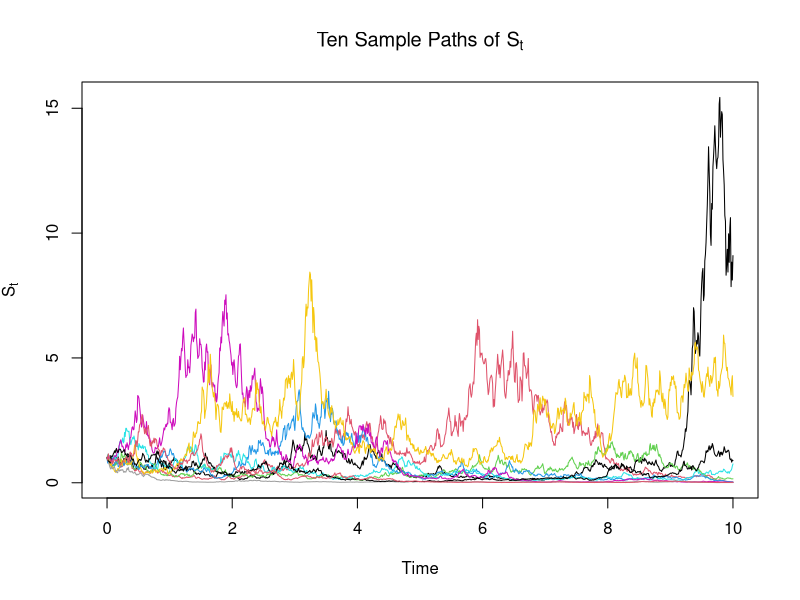
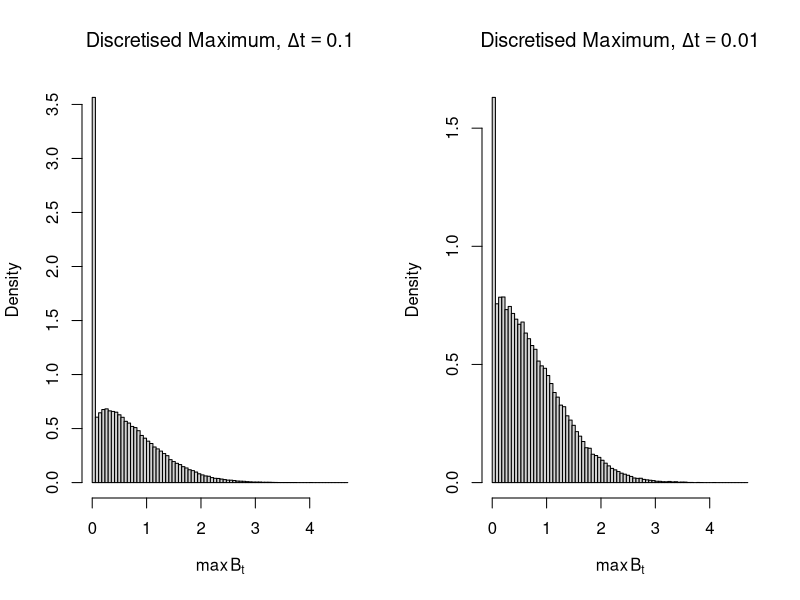
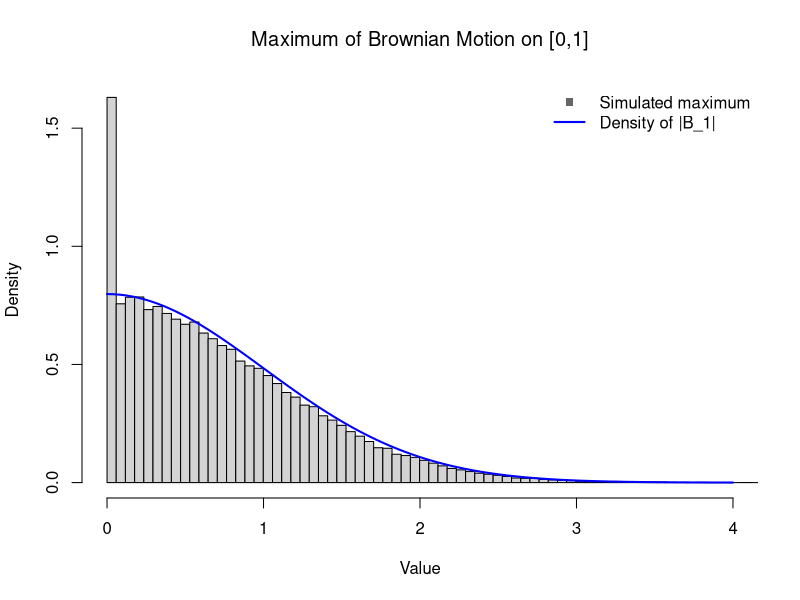
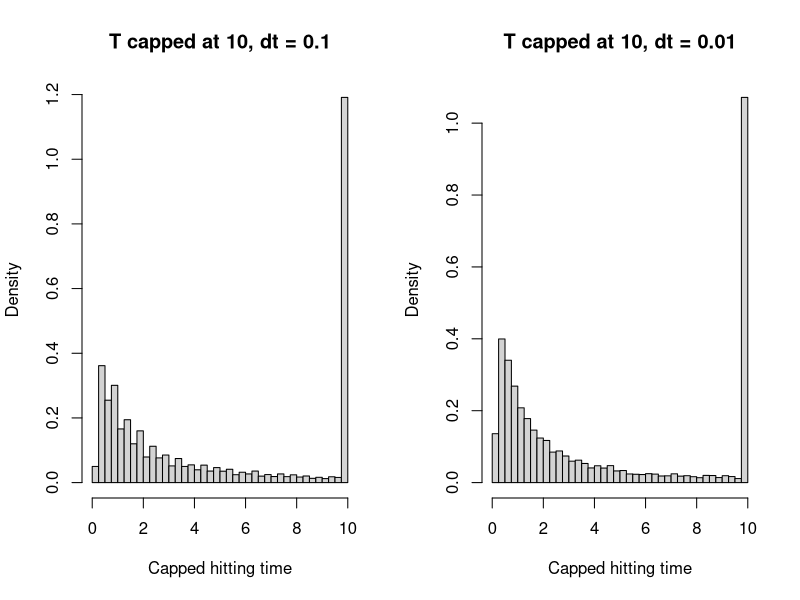
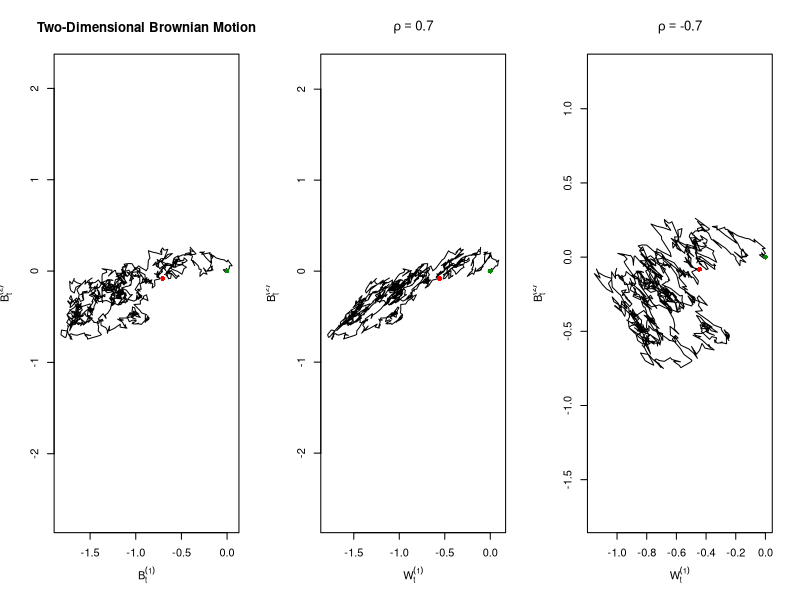

These figures' R source, in order:
####### Problem 3.5: Simulation exercise: Brownian motion and hitting times #######

# Set a seed to make the simulations reproducible.
set.seed(1234)


#### Helper function: Brownian motion simulator ####

# Simulate N Brownian paths on [0, ttm] using time-step size dt.
# The returned matrix has one path per row and includes B_0 = 0.
sim_bm <- function(N, ttm, dt) {
  K <- as.integer(round(ttm / dt))

  increments <- matrix(
    rnorm(N * K, mean = 0, sd = sqrt(dt)),
    nrow = N,
    ncol = K
  )

  paths <- t(apply(increments, 1, cumsum))
  cbind(0, paths)
}


#### Question (a): The process S_t = exp(B_t - t/4) ####

## Question (a)(i): Simulate and plot ten sample paths ##

number_of_paths <- 10
ttm_s <- 10
dt_s <- 0.01
K_s <- as.integer(round(ttm_s / dt_s))
time_grid_s <- seq(0, ttm_s, length.out = K_s + 1)

brownian_paths_s <- sim_bm(number_of_paths, ttm_s, dt_s)

# Construct S_t = exp(B_t - t/4) for each Brownian path.
time_component <- matrix(
  time_grid_s / 4,
  nrow = number_of_paths,
  ncol = K_s + 1,
  byrow = TRUE
)

s_paths <- exp(brownian_paths_s - time_component)

matplot(
  time_grid_s,
  t(s_paths),
  type = "l",
  lty = 1,
  col = seq_len(number_of_paths),
  main = expression(paste("Ten Sample Paths of ", S[t])),
  xlab = "Time",
  ylab = expression(S[t])
)

# Although most sample paths eventually become small, occasional paths can
# attain very large values. This reflects the substantial right tail of S_t.


## Question (a)(ii): Estimate E[S_10] ##

N_s <- 10000

# Only B_10 is required to estimate E[S_10], so there is no need to store
# the complete paths. Since B_10 is N(0, 10), simulate the endpoints directly.
b_10 <- rnorm(N_s, mean = 0, sd = sqrt(ttm_s))
s_10 <- exp(b_10 - ttm_s / 4)

estimated_mean_s_10 <- mean(s_10)
theoretical_mean_s_10 <- exp(ttm_s / 4)

cat("\nQuestion (a)(ii)\n")
cat(sprintf("Monte Carlo estimate of E[S_10]: %.4f\n", estimated_mean_s_10))
cat(sprintf("Theoretical value of E[S_10]:    %.4f\n", theoretical_mean_s_10))
cat(sprintf("Sample variance of S_10:         %.4f\n", var(s_10)))

# The theoretical value follows from
#
#   E[S_10] = exp(-10/4) E[exp(B_10)]
#           = exp(-10/4) exp(10/2)
#           = exp(10/4).
#
# The Monte Carlo estimate may vary noticeably because S_10 has high variance.


#### Questions (b) and (c): The maximum of Brownian motion ####

N_max <- 100000
ttm_max <- 1

# Simulate the discretised maximum for a given time-step size without
# retaining the path matrix after the function returns.
simulate_discrete_maximum <- function(N, ttm, dt) {
  paths <- sim_bm(N, ttm, dt)
  apply(paths, 1, max)
}

max_dt_01 <- simulate_discrete_maximum(N_max, ttm_max, 0.1)
max_dt_001 <- simulate_discrete_maximum(N_max, ttm_max, 0.01)


## Question (b): Compare two discretisation ##

# Use common histogram breaks that cover all simulated values.
upper_limit <- ceiling(
  max(c(max_dt_01, max_dt_001)) * 10
) / 10

common_breaks <- seq(
  from = 0,
  to = upper_limit,
  length.out = 81
)

par(mfrow = c(1, 2))

hist(
  max_dt_01,
  breaks = common_breaks,
  probability = TRUE,
  main = expression(
    paste("Discretised Maximum, ", Delta * t == 0.1)
  ),
  xlab = expression(max(B[t])),
  ylab = "Density",
  xlim = c(0, upper_limit)
)

hist(
  max_dt_001,
  breaks = common_breaks,
  probability = TRUE,
  main = expression(
    paste("Discretised Maximum, ", Delta * t == 0.01)
  ),
  xlab = expression(max(B[t])),
  ylab = "Density",
  xlim = c(0, upper_limit)
)

par(mfrow = c(1, 1))


# A discrete grid may miss a maximum attained between consecutive grid points.
# The discretised maximum therefore tends to underestimate the continuous-time
# maximum. The histogram for dt = 0.01 should be closer to the theoretical
# distribution than the histogram for dt = 0.1.


## Question (c): Compare with the theoretical density of |B_1| ##

hist(
  max_dt_001,
  breaks = common_breaks,
  probability = TRUE,
  main = expression(paste("Maximum of Brownian Motion on ", "[0,1]")),
  xlab = "Value",
  ylab = "Density",
  xlim = c(0, 4)
)

# By the reflection principle, max_{0 <= t <= 1} B_t has the same
# distribution as |B_1|. Its density is 2 * phi(x) for x >= 0.
curve(
  2 * dnorm(x),
  from = 0,
  to = 4,
  add = TRUE,
  col = "blue",
  lwd = 2
)

legend(
  "topright",
  legend = c("Simulated maximum", "Density of |B_1|"),
  col = c("grey40", "blue"),
  lty = c(NA, 1),
  lwd = c(NA, 2),
  pch = c(15, NA),
  bty = "n"
)

# The histogram should be close to the density of |B_1|. Any remaining
# discrepancy is primarily due to observing the path only on a discrete grid.


#### Questions (d), (e), and (f): First hitting time of level 1 ####

N_hit <- 10000
ttm_hit <- 10
level <- 1

# For each path, record the first grid time at which the path reaches the
# specified level. If no such grid time exists, record the capped value ttm.
# The function also records whether the level was reached before ttm.
find_capped_hitting_times <- function(paths, level, dt, ttm) {
  hit_matrix <- paths >= level
  reached_on_grid <- rowSums(hit_matrix) > 0

  first_hit_index <- max.col(hit_matrix, ties.method = "first")
  hitting_times <- (first_hit_index - 1) * dt
  hitting_times[!reached_on_grid] <- ttm

  final_index <- ncol(paths)
  reached_before_ttm <- rowSums(hit_matrix[, -final_index, drop = FALSE]) > 0

  list(
    capped_times = pmin(hitting_times, ttm),
    reached_on_grid = reached_on_grid,
    reached_before_ttm = reached_before_ttm
  )
}

paths_hit_01 <- sim_bm(N_hit, ttm_hit, 0.1)
hit_results_01 <- find_capped_hitting_times(
  paths_hit_01,
  level,
  0.1,
  ttm_hit
)
rm(paths_hit_01)

invisible(gc())

paths_hit_001 <- sim_bm(N_hit, ttm_hit, 0.01)
hit_results_001 <- find_capped_hitting_times(
  paths_hit_001,
  level,
  0.01,
  ttm_hit
)
rm(paths_hit_001)

invisible(gc())


## Question (d): Histograms of T capped at 10 ##

par(mfrow = c(1, 2))

hist(
  hit_results_01$capped_times,
  breaks = seq(0, 10, by = 0.25),
  probability = TRUE,
  main = "T capped at 10, dt = 0.1",
  xlab = "Capped hitting time",
  ylab = "Density",
  xlim = c(0, 10)
)

hist(
  hit_results_001$capped_times,
  breaks = seq(0, 10, by = 0.25),
  probability = TRUE,
  main = "T capped at 10, dt = 0.01",
  xlab = "Capped hitting time",
  ylab = "Density",
  xlim = c(0, 10)
)

par(mfrow = c(1, 1))

# The concentration at 10 represents paths whose capped hitting time equals
# 10. A finer grid detects more crossings between the coarser observation
# times and should therefore reduce the discretisation bias.


## Question (e): Estimate E[T capped at 10] ##

estimated_capped_mean <- mean(hit_results_001$capped_times)

cat("\nQuestion (e)\n")
cat(sprintf(
  "Estimated E[T capped at 10] for dt = 0.01: %.4f\n",
  estimated_capped_mean
))


## Question (f): Estimate the probability of not reaching level 1 before 10 ##

estimated_non_hitting_probability <- mean(
  !hit_results_001$reached_before_ttm
)

cat("\nQuestion (f)\n")
cat(sprintf(
  "Estimated probability of not reaching level 1 before time 10: %.4f\n",
  estimated_non_hitting_probability
))

# This estimate is based on the discrete grid. A path may cross level 1
# between two grid points and return below it before the next observation.
# The simulation may therefore slightly overestimate the non-hitting
# probability.


#### Questions (g) and (h): Two-dimensional Brownian motion ####

N_2d <- 2
ttm_2d <- 1
dt_2d <- 0.001

# Simulate two independent Brownian motions using the same time grid.
bm_2d <- sim_bm(N_2d, ttm_2d, dt_2d)
b1_path <- bm_2d[1, ]
b2_path <- bm_2d[2, ]


## Question (g): Two-dimensional standard Brownian motion ##

par(mfrow = c(1, 3))

plot(
  b1_path,
  b2_path,
  type = "l",
  asp = 1,
  main = "Two-Dimensional Brownian Motion",
  xlab = expression(B[t]^{(1)}),
  ylab = expression(B[t]^{(2)})
)

points(b1_path[1], b2_path[1], pch = 16, col = "green4")
points(tail(b1_path, 1), tail(b2_path, 1), pch = 16, col = "red")


## Question (h): Correlated Brownian motion for rho = 0.7 and rho = -0.7 ##

plot_correlated_path <- function(rho, b1_path, b2_path) {
  w1_path <- sqrt(1 - rho^2) * b1_path + rho * b2_path

  plot(
    w1_path,
    b2_path,
    type = "l",
    asp = 1,
    main = substitute(rho == value, list(value = rho)),
    xlab = expression(W[t]^{(1)}),
    ylab = expression(B[t]^{(2)})
  )

  points(w1_path[1], b2_path[1], pch = 16, col = "green4")
  points(tail(w1_path, 1), tail(b2_path, 1), pch = 16, col = "red")
}

plot_correlated_path(0.7, b1_path, b2_path)
plot_correlated_path(-0.7, b1_path, b2_path)

par(mfrow = c(1, 1))

# For rho = 0.7, the two coordinates tend to move in the same direction,
# producing a path elongated around the increasing diagonal. For rho = -0.7,
# they tend to move in opposite directions, producing a path elongated around
# the decreasing diagonal. The green and red points mark the start and end of
# each path, respectively.
